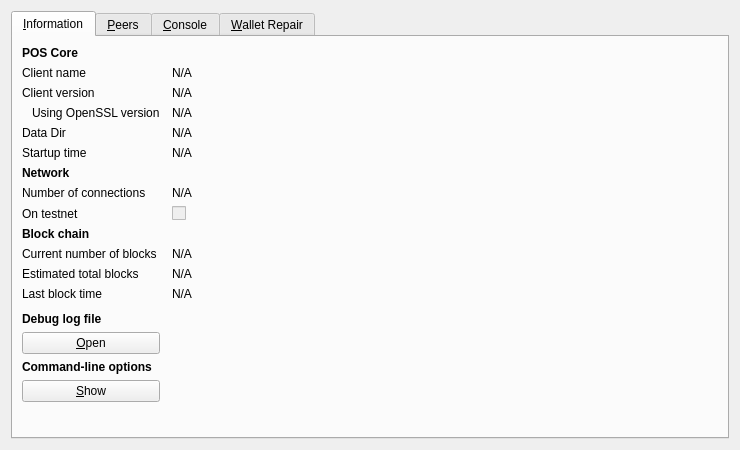
<?xml version="1.0" encoding="UTF-8"?>
<ui version="4.0">
 <class>RPCConsole</class>
 <widget class="QDialog" name="RPCConsole">
  <property name="geometry">
   <rect>
    <x>0</x>
    <y>0</y>
    <width>740</width>
    <height>450</height>
   </rect>
  </property>
  <property name="windowTitle">
   <string>POS - Debug window</string>
  </property>
  <layout class="QVBoxLayout" name="verticalLayout_2">
   <item>
    <widget class="QTabWidget" name="tabWidget">
     <property name="currentIndex">
      <number>0</number>
     </property>
     <widget class="QWidget" name="tab_info">
      <attribute name="title">
       <string>&amp;Information</string>
      </attribute>
      <layout class="QGridLayout" name="gridLayout" columnstretch="0,1">
       <property name="horizontalSpacing">
        <number>12</number>
       </property>
       <item row="0" column="0">
        <widget class="QLabel" name="label_9">
         <property name="font">
          <font>
           <weight>75</weight>
           <bold>true</bold>
          </font>
         </property>
         <property name="text">
          <string>POS Core</string>
         </property>
        </widget>
       </item>
       <item row="1" column="0">
        <widget class="QLabel" name="label_5">
         <property name="text">
          <string>Client name</string>
         </property>
        </widget>
       </item>
       <item row="1" column="1">
        <widget class="QLabel" name="clientName">
         <property name="cursor">
          <cursorShape>IBeamCursor</cursorShape>
         </property>
         <property name="text">
          <string>N/A</string>
         </property>
         <property name="textFormat">
          <enum>Qt::PlainText</enum>
         </property>
         <property name="textInteractionFlags">
          <set>Qt::LinksAccessibleByMouse|Qt::TextSelectableByKeyboard|Qt::TextSelectableByMouse</set>
         </property>
        </widget>
       </item>
       <item row="2" column="0">
        <widget class="QLabel" name="label_6">
         <property name="text">
          <string>Client version</string>
         </property>
        </widget>
       </item>
       <item row="2" column="1">
        <widget class="QLabel" name="clientVersion">
         <property name="cursor">
          <cursorShape>IBeamCursor</cursorShape>
         </property>
         <property name="text">
          <string>N/A</string>
         </property>
         <property name="textFormat">
          <enum>Qt::PlainText</enum>
         </property>
         <property name="textInteractionFlags">
          <set>Qt::LinksAccessibleByMouse|Qt::TextSelectableByKeyboard|Qt::TextSelectableByMouse</set>
         </property>
        </widget>
       </item>
       <item row="3" column="0">
        <widget class="QLabel" name="label_14">
         <property name="text">
          <string>Using OpenSSL version</string>
         </property>
         <property name="indent">
          <number>10</number>
         </property>
        </widget>
       </item>
       <item row="3" column="1">
        <widget class="QLabel" name="openSSLVersion">
         <property name="cursor">
          <cursorShape>IBeamCursor</cursorShape>
         </property>
         <property name="text">
          <string>N/A</string>
         </property>
         <property name="textFormat">
          <enum>Qt::PlainText</enum>
         </property>
         <property name="textInteractionFlags">
          <set>Qt::LinksAccessibleByMouse|Qt::TextSelectableByKeyboard|Qt::TextSelectableByMouse</set>
         </property>
        </widget>
       </item>
       <item row="4" column="0">
        <widget class="QLabel" name="label_12">
         <property name="text">
          <string>Data Dir</string>
         </property>
        </widget>
       </item>
       <item row="4" column="1">
        <widget class="QLabel" name="dataDir">
         <property name="cursor">
          <cursorShape>IBeamCursor</cursorShape>
         </property>
         <property name="text">
          <string>N/A</string>
         </property>
         <property name="textFormat">
          <enum>Qt::PlainText</enum>
         </property>
         <property name="wordWrap">
          <bool>true</bool>
         </property>
         <property name="textInteractionFlags">
          <set>Qt::LinksAccessibleByMouse|Qt::TextSelectableByKeyboard|Qt::TextSelectableByMouse</set>
         </property>
        </widget>
       </item>
       <item row="5" column="0">
        <widget class="QLabel" name="label_13">
         <property name="text">
          <string>Startup time</string>
         </property>
        </widget>
       </item>
       <item row="5" column="1">
        <widget class="QLabel" name="startupTime">
         <property name="cursor">
          <cursorShape>IBeamCursor</cursorShape>
         </property>
         <property name="text">
          <string>N/A</string>
         </property>
         <property name="textFormat">
          <enum>Qt::PlainText</enum>
         </property>
         <property name="textInteractionFlags">
          <set>Qt::LinksAccessibleByMouse|Qt::TextSelectableByKeyboard|Qt::TextSelectableByMouse</set>
         </property>
        </widget>
       </item>
       <item row="6" column="0">
        <widget class="QLabel" name="label_11">
         <property name="font">
          <font>
           <weight>75</weight>
           <bold>true</bold>
          </font>
         </property>
         <property name="text">
          <string>Network</string>
         </property>
        </widget>
       </item>
       <item row="7" column="0">
        <widget class="QLabel" name="label_7">
         <property name="text">
          <string>Number of connections</string>
         </property>
        </widget>
       </item>
       <item row="7" column="1">
        <widget class="QLabel" name="numberOfConnections">
         <property name="cursor">
          <cursorShape>IBeamCursor</cursorShape>
         </property>
         <property name="text">
          <string>N/A</string>
         </property>
         <property name="textFormat">
          <enum>Qt::PlainText</enum>
         </property>
         <property name="textInteractionFlags">
          <set>Qt::LinksAccessibleByMouse|Qt::TextSelectableByKeyboard|Qt::TextSelectableByMouse</set>
         </property>
        </widget>
       </item>
       <item row="8" column="0">
        <widget class="QLabel" name="label_8">
         <property name="text">
          <string>On testnet</string>
         </property>
        </widget>
       </item>
       <item row="8" column="1">
        <widget class="QCheckBox" name="isTestNet">
         <property name="enabled">
          <bool>false</bool>
         </property>
         <property name="text">
          <string/>
         </property>
        </widget>
       </item>
       <item row="9" column="0">
        <widget class="QLabel" name="label_10">
         <property name="font">
          <font>
           <weight>75</weight>
           <bold>true</bold>
          </font>
         </property>
         <property name="text">
          <string>Block chain</string>
         </property>
        </widget>
       </item>
       <item row="10" column="0">
        <widget class="QLabel" name="label_3">
         <property name="text">
          <string>Current number of blocks</string>
         </property>
        </widget>
       </item>
       <item row="10" column="1">
        <widget class="QLabel" name="numberOfBlocks">
         <property name="cursor">
          <cursorShape>IBeamCursor</cursorShape>
         </property>
         <property name="text">
          <string>N/A</string>
         </property>
         <property name="textFormat">
          <enum>Qt::PlainText</enum>
         </property>
         <property name="textInteractionFlags">
          <set>Qt::LinksAccessibleByMouse|Qt::TextSelectableByKeyboard|Qt::TextSelectableByMouse</set>
         </property>
        </widget>
       </item>
       <item row="11" column="0">
        <widget class="QLabel" name="label_4">
         <property name="text">
          <string>Estimated total blocks</string>
         </property>
        </widget>
       </item>
       <item row="11" column="1">
        <widget class="QLabel" name="totalBlocks">
         <property name="cursor">
          <cursorShape>IBeamCursor</cursorShape>
         </property>
         <property name="text">
          <string>N/A</string>
         </property>
         <property name="textFormat">
          <enum>Qt::PlainText</enum>
         </property>
         <property name="textInteractionFlags">
          <set>Qt::LinksAccessibleByMouse|Qt::TextSelectableByKeyboard|Qt::TextSelectableByMouse</set>
         </property>
        </widget>
       </item>
       <item row="12" column="0">
        <widget class="QLabel" name="label_2">
         <property name="text">
          <string>Last block time</string>
         </property>
        </widget>
       </item>
       <item row="12" column="1">
        <widget class="QLabel" name="lastBlockTime">
         <property name="cursor">
          <cursorShape>IBeamCursor</cursorShape>
         </property>
         <property name="text">
          <string>N/A</string>
         </property>
         <property name="textFormat">
          <enum>Qt::PlainText</enum>
         </property>
         <property name="textInteractionFlags">
          <set>Qt::LinksAccessibleByMouse|Qt::TextSelectableByKeyboard|Qt::TextSelectableByMouse</set>
         </property>
        </widget>
       </item>
       <item row="13" column="0">
        <spacer name="verticalSpacer_2">
         <property name="orientation">
          <enum>Qt::Vertical</enum>
         </property>
         <property name="sizeHint" stdset="0">
          <size>
           <width>20</width>
           <height>20</height>
          </size>
         </property>
        </spacer>
       </item>
       <item row="14" column="0">
        <widget class="QLabel" name="labelDebugLogfile">
         <property name="font">
          <font>
           <weight>75</weight>
           <bold>true</bold>
          </font>
         </property>
         <property name="text">
          <string>Debug log file</string>
         </property>
        </widget>
       </item>
       <item row="15" column="0">
        <widget class="QPushButton" name="openDebugLogfileButton">
         <property name="toolTip">
          <string>Open the POS debug log file from the current data directory. This can take a few seconds for large log files.</string>
         </property>
         <property name="text">
          <string>&amp;Open</string>
         </property>
         <property name="autoDefault">
          <bool>false</bool>
         </property>
        </widget>
       </item>
       <item row="16" column="0">
        <widget class="QLabel" name="labelCLOptions">
         <property name="font">
          <font>
           <weight>75</weight>
           <bold>true</bold>
          </font>
         </property>
         <property name="text">
          <string>Command-line options</string>
         </property>
        </widget>
       </item>
       <item row="17" column="0">
        <widget class="QPushButton" name="showCLOptionsButton">
         <property name="toolTip">
          <string>Show the POS-Qt help message to get a list with possible POS command-line options.</string>
         </property>
         <property name="text">
          <string>&amp;Show</string>
         </property>
         <property name="autoDefault">
          <bool>false</bool>
         </property>
        </widget>
       </item>
       <item row="18" column="0">
        <spacer name="verticalSpacer">
         <property name="orientation">
          <enum>Qt::Vertical</enum>
         </property>
         <property name="sizeHint" stdset="0">
          <size>
           <width>20</width>
           <height>40</height>
          </size>
         </property>
        </spacer>
       </item>
      </layout>
     </widget>
     <widget class="QWidget" name="tab_network">
      <attribute name="title">
       <string>&amp;Peers</string>
      </attribute>
      <layout class="QGridLayout" name="gridLayout_peers">
       <item row="0" column="0" rowspan="2">
        <layout class="QVBoxLayout" name="verticalLayout_peers">
         <property name="spacing">
          <number>0</number>
         </property>
         <item>
          <widget class="QTableView" name="peerWidget">
           <property name="editTriggers">
            <set>QAbstractItemView::NoEditTriggers</set>
           </property>
           <property name="alternatingRowColors">
            <bool>true</bool>
           </property>
           <property name="selectionMode">
            <enum>QAbstractItemView::SingleSelection</enum>
           </property>
           <property name="selectionBehavior">
            <enum>QAbstractItemView::SelectRows</enum>
           </property>
           <property name="sortingEnabled">
            <bool>true</bool>
           </property>
           <attribute name="horizontalHeaderHighlightSections">
            <bool>false</bool>
           </attribute>
           <attribute name="horizontalHeaderStretchLastSection">
            <bool>true</bool>
           </attribute>
           <attribute name="verticalHeaderVisible">
            <bool>false</bool>
           </attribute>
          </widget>
         </item>
         <item>
          <widget class="QLabel" name="banHeading">
           <property name="minimumSize">
            <size>
             <width>300</width>
             <height>32</height>
            </size>
           </property>
           <property name="maximumSize">
            <size>
             <width>16777215</width>
             <height>32</height>
            </size>
           </property>
           <property name="font">
            <font>
             <pointsize>12</pointsize>
            </font>
           </property>
           <property name="text">
            <string>Banned peers</string>
           </property>
           <property name="alignment">
            <set>Qt::AlignBottom|Qt::AlignLeading|Qt::AlignLeft</set>
           </property>
          </widget>
         </item>
         <item>
          <widget class="QTableView" name="banlistWidget">
           <property name="maximumSize">
            <size>
             <width>16777215</width>
             <height>160</height>
            </size>
           </property>
           <property name="editTriggers">
            <set>QAbstractItemView::NoEditTriggers</set>
           </property>
           <property name="alternatingRowColors">
            <bool>true</bool>
           </property>
           <property name="selectionMode">
            <enum>QAbstractItemView::SingleSelection</enum>
           </property>
           <property name="selectionBehavior">
            <enum>QAbstractItemView::SelectRows</enum>
           </property>
           <property name="sortingEnabled">
            <bool>true</bool>
           </property>
           <attribute name="horizontalHeaderHighlightSections">
            <bool>false</bool>
           </attribute>
           <attribute name="horizontalHeaderStretchLastSection">
            <bool>true</bool>
           </attribute>
           <attribute name="verticalHeaderVisible">
            <bool>false</bool>
           </attribute>
          </widget>
         </item>
        </layout>
       </item>
       <item row="0" column="1">
        <widget class="QLabel" name="peerHeading">
         <property name="minimumSize">
          <size>
           <width>300</width>
           <height>32</height>
          </size>
         </property>
         <property name="font">
          <font>
           <pointsize>10</pointsize>
           <weight>75</weight>
           <bold>true</bold>
          </font>
         </property>
         <property name="text">
          <string>Select a peer to view detailed information.</string>
         </property>
         <property name="alignment">
          <set>Qt::AlignCenter</set>
         </property>
         <property name="wordWrap">
          <bool>true</bool>
         </property>
         <property name="textInteractionFlags">
          <set>Qt::LinksAccessibleByMouse|Qt::TextSelectableByKeyboard|Qt::TextSelectableByMouse</set>
         </property>
        </widget>
       </item>
       <item row="1" column="1">
        <widget class="QWidget" name="detailWidget" native="true">
         <property name="minimumSize">
          <size>
           <width>300</width>
           <height>0</height>
          </size>
         </property>
         <layout class="QGridLayout" name="gridLayout_peerDetail">
          <item row="0" column="0">
           <widget class="QLabel" name="label_peerDirection">
            <property name="text">
             <string>Direction</string>
            </property>
           </widget>
          </item>
          <item row="0" column="1">
           <widget class="QLabel" name="peerDirection">
            <property name="text">
             <string>N/A</string>
            </property>
            <property name="textInteractionFlags">
             <set>Qt::LinksAccessibleByMouse|Qt::TextSelectableByKeyboard|Qt::TextSelectableByMouse</set>
            </property>
           </widget>
          </item>
          <item row="1" column="0">
           <widget class="QLabel" name="label_peerProtocol">
            <property name="text">
             <string>Protocol</string>
            </property>
           </widget>
          </item>
          <item row="1" column="1">
           <widget class="QLabel" name="peerVersion">
            <property name="text">
             <string>N/A</string>
            </property>
            <property name="textInteractionFlags">
             <set>Qt::LinksAccessibleByMouse|Qt::TextSelectableByKeyboard|Qt::TextSelectableByMouse</set>
            </property>
           </widget>
          </item>
          <item row="2" column="0">
           <widget class="QLabel" name="label_peerSubversion">
            <property name="text">
             <string>Version</string>
            </property>
           </widget>
          </item>
          <item row="2" column="1">
           <widget class="QLabel" name="peerSubversion">
            <property name="text">
             <string>N/A</string>
            </property>
            <property name="textInteractionFlags">
             <set>Qt::LinksAccessibleByMouse|Qt::TextSelectableByKeyboard|Qt::TextSelectableByMouse</set>
            </property>
           </widget>
          </item>
          <item row="3" column="0">
           <widget class="QLabel" name="label_peerServices">
            <property name="text">
             <string>Services</string>
            </property>
           </widget>
          </item>
          <item row="3" column="1">
           <widget class="QLabel" name="peerServices">
            <property name="text">
             <string>N/A</string>
            </property>
            <property name="textInteractionFlags">
             <set>Qt::LinksAccessibleByMouse|Qt::TextSelectableByKeyboard|Qt::TextSelectableByMouse</set>
            </property>
           </widget>
          </item>
          <item row="4" column="0">
           <widget class="QLabel" name="label_peerHeight">
            <property name="text">
             <string>Starting Block</string>
            </property>
           </widget>
          </item>
          <item row="4" column="1">
           <widget class="QLabel" name="peerHeight">
            <property name="text">
             <string>N/A</string>
            </property>
            <property name="textInteractionFlags">
             <set>Qt::LinksAccessibleByMouse|Qt::TextSelectableByKeyboard|Qt::TextSelectableByMouse</set>
            </property>
           </widget>
          </item>
          <item row="5" column="0">
           <widget class="QLabel" name="label_peerBanScore">
            <property name="text">
             <string>Ban Score</string>
            </property>
           </widget>
          </item>
          <item row="5" column="1">
           <widget class="QLabel" name="peerBanScore">
            <property name="text">
             <string>N/A</string>
            </property>
            <property name="textInteractionFlags">
             <set>Qt::LinksAccessibleByMouse|Qt::TextSelectableByKeyboard|Qt::TextSelectableByMouse</set>
            </property>
           </widget>
          </item>
          <item row="6" column="0">
           <widget class="QLabel" name="label_peerConnTime">
            <property name="text">
             <string>Connection Time</string>
            </property>
           </widget>
          </item>
          <item row="6" column="1">
           <widget class="QLabel" name="peerConnTime">
            <property name="text">
             <string>N/A</string>
            </property>
            <property name="textInteractionFlags">
             <set>Qt::LinksAccessibleByMouse|Qt::TextSelectableByKeyboard|Qt::TextSelectableByMouse</set>
            </property>
           </widget>
          </item>
          <item row="7" column="0">
           <widget class="QLabel" name="label_peerLastSend">
            <property name="text">
             <string>Last Send</string>
            </property>
           </widget>
          </item>
          <item row="7" column="1">
           <widget class="QLabel" name="peerLastSend">
            <property name="text">
             <string>N/A</string>
            </property>
            <property name="textInteractionFlags">
             <set>Qt::LinksAccessibleByMouse|Qt::TextSelectableByKeyboard|Qt::TextSelectableByMouse</set>
            </property>
           </widget>
          </item>
          <item row="8" column="0">
           <widget class="QLabel" name="label_peerLastRecv">
            <property name="text">
             <string>Last Receive</string>
            </property>
           </widget>
          </item>
          <item row="8" column="1">
           <widget class="QLabel" name="peerLastRecv">
            <property name="text">
             <string>N/A</string>
            </property>
            <property name="textInteractionFlags">
             <set>Qt::LinksAccessibleByMouse|Qt::TextSelectableByKeyboard|Qt::TextSelectableByMouse</set>
            </property>
           </widget>
          </item>
          <item row="9" column="0">
           <widget class="QLabel" name="label_peerPingTime">
            <property name="text">
             <string>Ping Time</string>
            </property>
           </widget>
          </item>
          <item row="9" column="1">
           <widget class="QLabel" name="peerPingTime">
            <property name="text">
             <string>N/A</string>
            </property>
            <property name="textInteractionFlags">
             <set>Qt::LinksAccessibleByMouse|Qt::TextSelectableByKeyboard|Qt::TextSelectableByMouse</set>
            </property>
           </widget>
          </item>
          <item row="10" column="0">
           <spacer name="verticalSpacer_peerDetail">
            <property name="orientation">
             <enum>Qt::Vertical</enum>
            </property>
            <property name="sizeHint" stdset="0">
             <size>
              <width>20</width>
              <height>40</height>
             </size>
            </property>
           </spacer>
          </item>
         </layout>
        </widget>
       </item>
      </layout>
     </widget>
     <widget class="QWidget" name="tab_console">
      <attribute name="title">
       <string>&amp;Console</string>
      </attribute>
      <layout class="QVBoxLayout" name="verticalLayout_3">
       <property name="spacing">
        <number>3</number>
       </property>
       <item>
        <widget class="QTextEdit" name="messagesWidget">
         <property name="minimumSize">
          <size>
           <width>0</width>
           <height>100</height>
          </size>
         </property>
         <property name="readOnly">
          <bool>true</bool>
         </property>
         <property name="tabKeyNavigation" stdset="0">
          <bool>false</bool>
         </property>
         <property name="columnCount" stdset="0">
          <number>2</number>
         </property>
        </widget>
       </item>
       <item>
        <layout class="QHBoxLayout" name="horizontalLayout">
         <property name="spacing">
          <number>3</number>
         </property>
         <item>
          <widget class="QLabel" name="label">
           <property name="text">
            <string notr="true">&gt;</string>
           </property>
          </widget>
         </item>
         <item>
          <widget class="QLineEdit" name="lineEdit"/>
         </item>
         <item>
          <widget class="QPushButton" name="clearButton">
           <property name="maximumSize">
            <size>
             <width>24</width>
             <height>24</height>
            </size>
           </property>
           <property name="toolTip">
            <string>Clear console</string>
           </property>
           <property name="text">
            <string/>
           </property>
           <property name="icon">
            <iconset resource="../bitcoin.qrc">
             <normaloff>:/icons/remove</normaloff>:/icons/remove</iconset>
           </property>
           <property name="shortcut">
            <string notr="true">Ctrl+L</string>
           </property>
           <property name="autoDefault">
            <bool>false</bool>
           </property>
          </widget>
         </item>
        </layout>
       </item>
      </layout>
     </widget>
     <widget class="QWidget" name="tab_repair">
      <attribute name="title">
       <string>&amp;Wallet Repair</string>
      </attribute>
      <layout class="QGridLayout" name="gridLayout_repair" columnstretch="0,0,0,0">
       <property name="horizontalSpacing">
        <number>12</number>
       </property>
       <item row="0" column="0" colspan="4">
        <widget class="QLabel" name="label_repair_header">
         <property name="font">
          <font>
           <weight>75</weight>
           <bold>true</bold>
          </font>
         </property>
         <property name="text">
          <string>Wallet repair options.</string>
         </property>
        </widget>
       </item>
       <item row="1" column="0" colspan="4">
        <widget class="QLabel" name="label_repair_helptext">
         <property name="text">
          <string>The buttons below will restart the wallet with command-line options to repair the wallet, fix issues with corrupt blockchain files or missing/obsolete transactions.</string>
         </property>
         <property name="wordWrap">
          <bool>true</bool>
         </property>
        </widget>
       </item>
       <item row="2" column="0">
        <widget class="QLabel" name="wallet_path_label">
         <property name="text">
          <string>Wallet In Use:</string>
         </property>
        </widget>
       </item>
       <item row="2" column="1" colspan="3">
        <widget class="QLabel" name="wallet_path">
         <property name="text">
          <string>N/A</string>
         </property>
         <property name="textInteractionFlags">
          <set>Qt::LinksAccessibleByMouse|Qt::TextSelectableByKeyboard|Qt::TextSelectableByMouse</set>
         </property>
        </widget>
       </item>
       <item row="3" column="0" colspan="2">
        <widget class="QPushButton" name="btn_salvagewallet">
         <property name="text">
          <string>Salvage wallet</string>
         </property>
        </widget>
       </item>
       <item row="3" column="2">
        <widget class="QLabel" name="label_repair_salvage_command">
         <property name="text">
          <string notr="true">-salvagewallet:</string>
         </property>
        </widget>
       </item>
       <item row="3" column="3">
        <widget class="QLabel" name="label_repair_salvage">
         <property name="text">
          <string>Attempt to recover private keys from a corrupt wallet.dat.</string>
         </property>
         <property name="wordWrap">
          <bool>true</bool>
         </property>
        </widget>
       </item>
       <item row="4" column="0" colspan="2">
        <widget class="QPushButton" name="btn_rescan">
         <property name="text">
          <string>Rescan blockchain files</string>
         </property>
        </widget>
       </item>
       <item row="4" column="2">
        <widget class="QLabel" name="label_repair_rescan_command">
         <property name="text">
          <string notr="true">-rescan:</string>
         </property>
        </widget>
       </item>
       <item row="4" column="3">
        <widget class="QLabel" name="label_repair_rescan">
         <property name="text">
          <string>Rescan the block chain for missing wallet transactions.</string>
         </property>
         <property name="wordWrap">
          <bool>true</bool>
         </property>
        </widget>
       </item>
       <item row="5" column="0" colspan="2">
        <widget class="QPushButton" name="btn_zapwallettxes1">
         <property name="text">
          <string>Recover transactions 1</string>
         </property>
        </widget>
       </item>
       <item row="5" column="2">
        <widget class="QLabel" name="label_repair_zap1_command">
         <property name="text">
          <string notr="true">-zapwallettxes=1:</string>
         </property>
        </widget>
       </item>
       <item row="5" column="3">
        <widget class="QLabel" name="label_repair_zap1">
         <property name="text">
          <string>Recover transactions from blockchain (keep meta-data, e.g. account owner).</string>
         </property>
         <property name="wordWrap">
          <bool>true</bool>
         </property>
        </widget>
       </item>
       <item row="6" column="0" colspan="2">
        <widget class="QPushButton" name="btn_zapwallettxes2">
         <property name="text">
          <string>Recover transactions 2</string>
         </property>
        </widget>
       </item>
       <item row="6" column="2">
        <widget class="QLabel" name="label_repair_zap2_command">
         <property name="text">
          <string notr="true">-zapwallettxes=2:</string>
         </property>
        </widget>
       </item>
       <item row="6" column="3">
        <widget class="QLabel" name="label_repair_zap2">
         <property name="text">
          <string>Recover transactions from blockchain (drop meta-data).</string>
         </property>
         <property name="wordWrap">
          <bool>true</bool>
         </property>
        </widget>
       </item>
       <item row="7" column="0" colspan="2">
        <widget class="QPushButton" name="btn_upgradewallet">
         <property name="text">
          <string>Upgrade wallet format</string>
         </property>
        </widget>
       </item>
       <item row="7" column="2">
        <widget class="QLabel" name="label_repair_upgrade_command">
         <property name="text">
          <string notr="true">-upgradewallet:</string>
         </property>
        </widget>
       </item>
       <item row="7" column="3">
        <widget class="QLabel" name="label_repair_upgrade">
         <property name="text">
          <string>Upgrade wallet to latest format on startup. (Note: this is NOT an update of the wallet itself!)</string>
         </property>
         <property name="wordWrap">
          <bool>true</bool>
         </property>
        </widget>
       </item>
       <item row="8" column="0" colspan="2">
        <widget class="QPushButton" name="btn_reindex">
         <property name="text">
          <string>Rebuild index</string>
         </property>
        </widget>
       </item>
       <item row="8" column="2">
        <widget class="QLabel" name="label_repair_reindex_command">
         <property name="text">
          <string notr="true">-reindex:</string>
         </property>
        </widget>
       </item>
       <item row="8" column="3">
        <widget class="QLabel" name="label_repair_reindex">
         <property name="text">
          <string>Rebuild block chain index from current blk000??.dat files.</string>
         </property>
         <property name="wordWrap">
          <bool>true</bool>
         </property>
        </widget>
       </item>
       <item row="9" column="0" colspan="2">
        <widget class="QPushButton" name="btn_resync">
         <property name="text">
          <string>Delete local Blockchain Folders</string>
         </property>
        </widget>
       </item>
       <item row="9" column="2">
        <widget class="QLabel" name="label_repair_resync_command">
         <property name="text">
          <string notr="true">-resync:</string>
         </property>
        </widget>
       </item>
       <item row="9" column="3">
        <widget class="QLabel" name="label_repair_resync">
         <property name="text">
          <string>Deletes all local blockchain folders so the wallet synchronizes from scratch.</string>
         </property>
         <property name="wordWrap">
          <bool>true</bool>
         </property>
        </widget>
       </item>
       <item row="10" column="0">
        <spacer name="verticalSpacer_repair">
         <property name="orientation">
          <enum>Qt::Vertical</enum>
         </property>
         <property name="sizeHint" stdset="0">
          <size>
           <width>20</width>
           <height>10</height>
          </size>
         </property>
        </spacer>
       </item>
      </layout>
     </widget>
    </widget>
   </item>
  </layout>
 </widget>
 <resources>
  <include location="../bitcoin.qrc"/>
 </resources>
 <connections/>
</ui>
